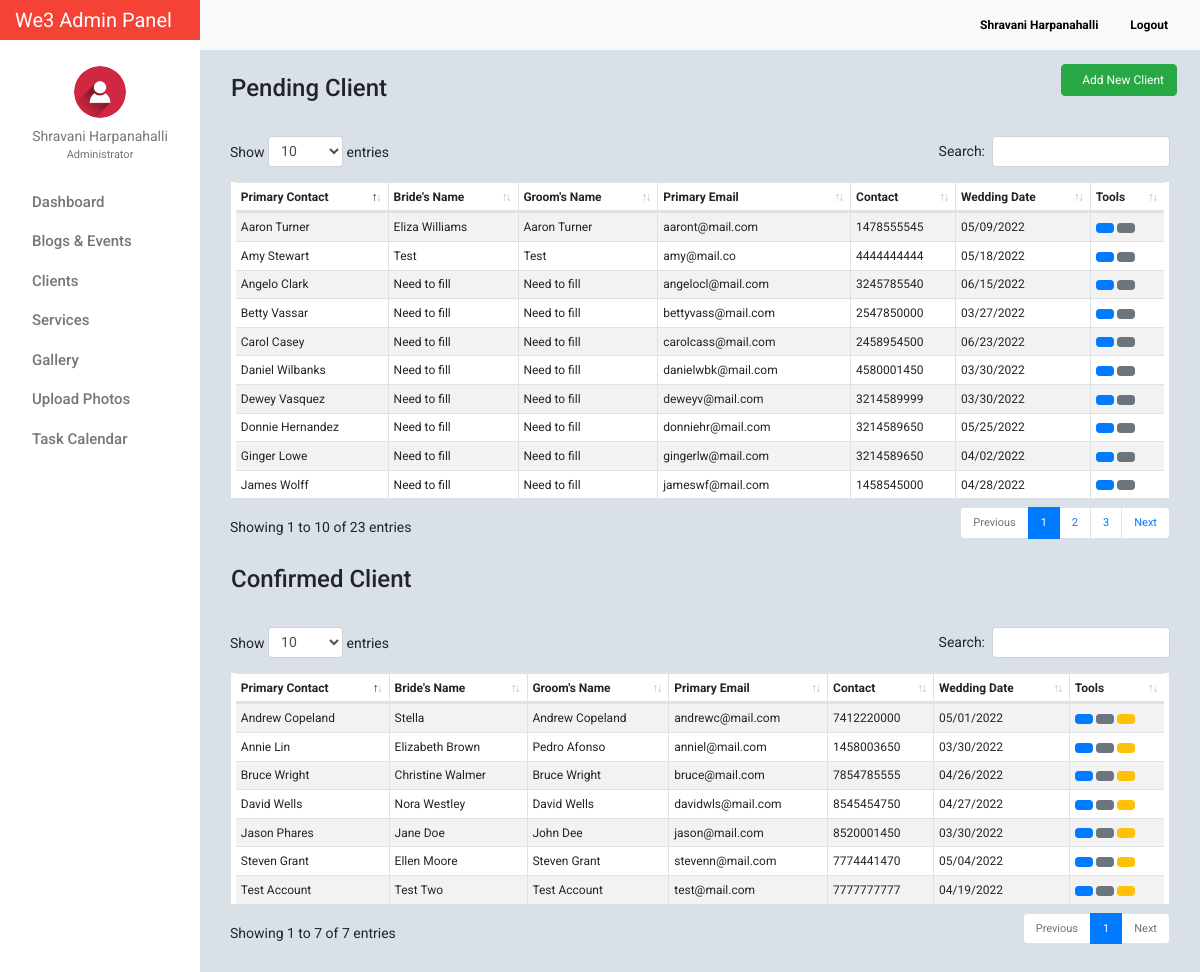
Page /client.php (signed in) on the committed database.
### tables this page shows
CREATE TABLE `tblusers` (
  `id` int(11) NOT NULL,
  `firstname` varchar(32) NOT NULL,
  `lastname` varchar(32) NOT NULL,
  `gender` enum('m','f') NOT NULL,
  `username` varchar(50) NOT NULL,
  `password` varchar(50) NOT NULL,
  `email` varchar(100) NOT NULL,
  `designation` varchar(100) NOT NULL,
  `address` text NOT NULL,
  `access_level` enum('0','1','2') NOT NULL,
  `profile_picture` varchar(100) NOT NULL,
  `date_created` varchar(100) NOT NULL
);

CREATE TABLE `tblaccounts_detail` (
  `id` int(11) NOT NULL,
  `user_id` int(11) NOT NULL,
  `firstname` varchar(32) NOT NULL,
  `lastname` varchar(32) NOT NULL,
  `phone` varchar(20) NOT NULL,
  `city` varchar(50) NOT NULL,
  `datetime_created` timestamp NOT NULL DEFAULT CURRENT_TIMESTAMP,
  `description` text NOT NULL,
  `location` text NOT NULL,
  `expectation_visitor` varchar(100) NOT NULL,
  `cash_advanced` decimal(10,2) NOT NULL,
  `status` varchar(100) NOT NULL DEFAULT 'pending',
  `date_signed` datetime NOT NULL
);

CREATE TABLE `tblweddingbook` (
  `booking_id` int(11) NOT NULL,
  `user_id` int(11) NOT NULL,
  `bride` varchar(32) NOT NULL,
  `groom` varchar(32) NOT NULL,
  `wedding_type` int(11) NOT NULL,
  `user_email` varchar(100) NOT NULL,
  `wedding_date` varchar(100) NOT NULL,
  `organizer_id` int(11) NOT NULL
);

### include/database.php (called while the page is built, shortened)
<?php
class Database
{
    public $connection;
    public function open_connection()
    {
        $this->connection = mysqli_connect(DB_HOST, DB_USER, DB_PASS, DB_NAME);
    }
    public function query($sql)
    {
        $result = mysqli_query($this->connection, $sql);
        return $result;
    }
}
$db = new Database();
?>

### include/db_object.php (called while the page is built, shortened)
<?php
class DB_Object
{
    public static function find_by_id($id) {
        $the_result_array = static::find_by_query("SELECT * FROM " . static::$db_table . " WHERE id = $id ORDER BY id DESC  LIMIT 1 ");
        return !empty($the_result_array) ? array_shift($the_result_array) : false;
    }
    public static function find_by_query($sql) {
        global $db;
        $result_set = $db->query($sql);
        $the_object_array = array();
        while($row = mysqli_fetch_array($result_set)) {
            $the_object_array[] = static::instantiation($row);
        }
        return $the_object_array;
    }
    public static function instantiation($the_record){
        $the_object = new $calling_class;
        foreach($the_record as $the_attribute => $value)
        {
            if($the_object->has_the_attribute($the_attribute)) {
                $the_object->$the_attribute = $value;
            }
        }
        return $the_object;
    }
    private function has_the_attribute($the_attribute) {
        $object_properties = get_object_vars($this);
        return array_key_exists($the_attribute, $object_properties);
    }
}
?>

### include/Users.php (called while the page is built, shortened)
<?php
class Users extends DB_Object
{
    public $profile_picture;
    public $upload_directory = "upload/users";
    public $image_placeholder = "http://placehold.it/64x64&text=images";
    public function profile_picture_picture() {
        return empty($this->profile_picture) ? $this->image_placeholder : $this->upload_directory. '/' .$this->profile_picture;
    }
}
?>

### include/Booking.php (called while the page is built, shortened)
<?php
class Booking extends DB_Object
{
    public static function getBooking() {
        global $db;
        $sql = "SELECT * FROM tblaccounts_detail INNER JOIN tblweddingbook ON tblweddingbook.user_id = tblaccounts_detail.user_id WHERE tblaccounts_detail.status = 'pending' ORDER BY booking_id ASC";
        $result_set = $db->query($sql);
        $the_object_array = array();
        while($row = mysqli_fetch_array($result_set)) {
            $the_object_array[] = static::instantiation($row);
        }
        return $the_object_array;
    }
     public static function ConfirmedBooking() {
        global $db;
        $sql = "SELECT * FROM tblaccounts_detail INNER JOIN tblweddingbook ON tblweddingbook.user_id = tblaccounts_detail.user_id WHERE tblaccounts_detail.status = 'confirm' ORDER BY booking_id ASC";
        $result_set = $db->query($sql);
        $the_object_array = array();
        while($row = mysqli_fetch_array($result_set)) {
            $the_object_array[] = static::instantiation($row);
        }
        return $the_object_array;
    }
}
?>

### client.php (the view, shortened to what this page needs)
<?php
     $booking =  Booking::getBooking();
     $booking_confirm =  Booking::ConfirmedBooking();
?>
<?php $users_profile = Users::find_by_id($_SESSION['id']); ?>
<!doctype html>
<html lang="en">
<head>
    <link href="css/bootstrap.min.css" rel="stylesheet">
    <link href="css/dashboard.css" rel="stylesheet">
    <link href="css/dataTables.bootstrap4.min.css" rel="stylesheet">
    <link rel="stylesheet" type="text/css"
          href="https://cdn.materialdesignicons.com/2.1.19/css/materialdesignicons.min.css">
</head>
<body>
<?php include_once 'include/sidebar.php'; ?>
<div class="d-flex justify-content-between flex-wrap flex-md-nowrap align-items-center pb-2 mb-3 border-bottom">
    <h6 class="h4 mt-4 ml-3">Pending Client</h6>
    <div class="btn-toolbar mb-md-0">
        <div class="btn-group mr-2">
            <a class="btn btn-md btn-success" style="font-size: 12px;" href="client_add.php"><i class="mdi mdi-account-plus mr-2"></i> Add New Client</a>
        </div>
    </div>
</div>
<table id="pending" class="table table-striped table-bordered table-hover table-sm" cellspacing="0" width="100%" style="background: white;padding: 0 5px;">
    <thead>
        <tr>
            <th>Primary Contact</th>
            <th>Bride's Name</th>
            <th>Groom's Name</th>
            <th>Primary Email</th>
            <th>Contact</th>
            <th>Wedding Date</th>
            <th>Tools</th>
        </tr>
    </thead>
    <tbody>
    <?php foreach ($booking as $bookWedding) : ?>
        <tr>
            <td class=""><?= $bookWedding->firstname . ' ' . $bookWedding->lastname;?></td>
            <td class="">
                <?= (empty($bookWedding->bride)) ?  'Need to fill' :  $bookWedding->bride; ?>
            </td>
            <td class=""><?= (empty($bookWedding->groom)) ?  'Need to fill' :  $bookWedding->groom; ?></td>
            <td class=""><?= $bookWedding->user_email; ?></td>
            <td class=""> <?= $bookWedding->phone; ?></td>
            <td class=""><?= (empty($bookWedding->wedding_date)) ?  'N/A' :  $bookWedding->wedding_date; ?></td>
            <td>
                <a href="client_assign.php?booking=<?= $bookWedding->booking_id; ?>&user_id=<?= $bookWedding->user_id; ?>" class="btn btn-primary btn-sm" data-toggle="tooltip" data-placement="top" title="Assign user to weddings"><i class="mdi mdi-clipboard-account"></i></a>
                <a href="client_edit.php?booking=<?= $bookWedding->booking_id; ?>&user_id=<?= $bookWedding->user_id; ?>" class="btn btn-secondary btn-sm" data-toggle="tooltip" data-placement="top" title="Edit client account information"><i class="mdi mdi-account-edit"></i></a>
            </td>
        </tr>
    <?php endforeach; ?>
</tbody>
</table>
<div class="d-flex justify-content-between flex-wrap flex-md-nowrap align-items-center pb-2 mb-3 border-bottom">
    <h6 class="h4 mt-4 ml-3">Confirmed Client</h6>
</div>
<table id="confirmed" class="table table-striped table-hover table-bordered table-sm" cellspacing="0" width="100%" style="background: white;padding: 0 5px;">
    <thead>
        <tr>
            <th>Primary Contact</th>
            <th>Bride's Name</th>
            <th>Groom's Name</th>
            <th>Primary Email</th>
            <th>Contact</th>
            <th>Wedding Date</th>
            <th>Tools</th>
        </tr>
    </thead>
    <tbody>
    <?php foreach ($booking_confirm as $booking_confirm_row) : ?>
        <tr>
            <td class=""><?= $booking_confirm_row->firstname . ' ' . $booking_confirm_row->lastname;?></td>
            <td class="">
                <?= (empty($booking_confirm_row->bride)) ?  'Need to fill' :  $booking_confirm_row->bride; ?>
            </td>
            <td class=""><?= (empty($booking_confirm_row->groom)) ?  'Need to fill' :  $booking_confirm_row->groom; ?></td>
            <td class=""><?= $booking_confirm_row->user_email; ?></td>
            <td class=""> <?= $booking_confirm_row->phone; ?></td>
            <td class=""><?= (empty($booking_confirm_row->wedding_date)) ?  'N/A' :  $booking_confirm_row->wedding_date; ?></td>
            <td>
                <a href="client_assign.php?booking=<?= $booking_confirm_row->booking_id; ?>&user_id=<?= $booking_confirm_row->user_id; ?>" class="btn btn-primary btn-sm" data-toggle="tooltip" data-placement="top" title="Assign user to weddings"><i class="mdi mdi-clipboard-account"></i></a>
                <a href="client_edit.php?booking=<?= $booking_confirm_row->booking_id; ?>&user_id=<?= $booking_confirm_row->user_id; ?>" class="btn btn-secondary btn-sm" data-toggle="tooltip" data-placement="top" title="Edit client account information"><i class="mdi mdi-account-edit"></i></a>
                <a href="client_manage_account_details.php?booking_id=<?= $booking_confirm_row->booking_id; ?>&user_id=<?= $booking_confirm_row->user_id; ?>" class="btn btn-warning btn-sm" data-toggle="tooltip" data-placement="top" title="Enter client workbook to manage all wedding details"><i class="mdi mdi-account-card-details"></i></a>
            </td>
        </tr>
    <?php endforeach; ?>
</tbody>
</table>
</main>
</div>
</div>
</body>
</html>

### include/sidebar.php (shortened to what this page needs)
<nav class="navbar sticky-top p-0" style="width: 16.7%;background-color: #f44336;">
    <a class="navbar-brand col-sm-3 col-md-2 mr-0" style="color:white;" href="dashboard.php">
        We3 Admin Panel
    </a>
</nav>
<div class="container-fluid">
    <div class="row">
        <nav class="col-md-2 d-none d-md-block bg-light sidebar">
            <div class="sidebar-sticky">
                <ul class="nav flex-column">
                    <li class="nav-item mt-3">
                        <div class="text-center">
                            <a href="users_profile.php" class="user-button">
                                <img src="<?= $users_profile->profile_picture_picture(); ?>" class="img-fluid rounded-circle" width="52" height="52" alt="">
                                <div class="user-profile"><?= $users_profile->firstname . ' ' . $users_profile->lastname; ?></div>
                            </a>
                                <div class="text-center mt-0" style="font-size: 11px;color:#72777a;">
                                    <?= ($users_profile->designation == 0) ? 'Administrator' : 'Moderator'; ?>
                                </div>
                        </div>
                    </li>
                    <li class="nav-item"><div class="dropdown-divider"></div></li>
                    <li class="nav-item">
                        <a class="nav-link" href="dashboard.php">
                            Dashboard <span class="sr-only">(current)</span>
                        </a>
                    </li>
                    <li class="nav-item"><div class="dropdown-divider"></div></li>
                    <li class="nav-item">
                        <a class="nav-link" href="blog_events.php">
                            Blogs &amp; Events
                        </a>
                    </li>
                    <li class="nav-item"><div class="dropdown-divider"></div></li>
                    <li class="nav-item">
                        <a class="nav-link" href="client.php" >
                            Clients
                        </a>
                    </li>
                    <li class="nav-item"><div class="dropdown-divider"></div></li>
                    <li class="nav-item">
                        <a class="nav-link" href="service_list.php">
                            Services
                        </a>
                    </li>
                    <li class="nav-item"><div class="dropdown-divider"></div></li>
                    <li class="nav-item">
                        <a class="nav-link" href="photos_view.php">
                            Gallery
                        </a>
                    </li>
                    <li class="nav-item"><div class="dropdown-divider"></div></li>
                    <li class="nav-item">
                        <a class="nav-link" href="photos_add.php">
                            Upload Photos
                        </a>
                    </li>
                    <li class="nav-item"><div class="dropdown-divider"></div></li>
                    <li class="nav-item">
                        <a class="nav-link" href="task_all_calendar.php">
                            Task Calendar
                        </a>
                    </li>
                </ul>
            </div>
        </nav>
        <main role="main" class="col-md-9 ml-sm-auto col-lg-10" style="margin-top: -40px;z-index: 999">
            <nav class="navbar navbar-expand-lg navbar-light bg-light" style="margin-left:-15px;margin-right: -15px;">
                <button class="navbar-toggler" type="button" data-toggle="collapse" data-target="#navbarNav" aria-controls="navbarNav" aria-expanded="false" aria-label="Toggle navigation">
                </button>
                <div class="form-inline my-2 my-lg-0">
                    <a class="nav-link" href="users_profile.php"><b><?= ucfirst($users_profile->firstname) . ' ' . ucfirst($users_profile->lastname); ?></b></a>
                    <a class="nav-link" href="logout.php"><b><i class="mdi mdi-logout" style="color: #f44336!important;"></i> Logout</b></a>
                </div>
            </nav>

### css/dashboard.css (style rules this page uses)
body { font-size: .875rem; font-family: 'Roboto', 'Segoe UI',sans-serif; background: #D9E0E7; }
.sidebar { position: fixed; top: 0; bottom: 0; left: 0; z-index: 100; padding: 0; box-shadow: inset -1px 0 0 rgba(0, 0, 0, .1); background-color: #fff; }
.sidebar-sticky { position: -webkit-sticky; position: sticky; top: 40px; height: calc(100vh - 48px); height: 100% !important; padding-top: 2.5rem; overflow-x: hidden; overflow-y: auto; background-color: #fff; }
.sidebar .nav-link { font-weight: 500; color: #72777a; font-size: 15px; text-transform: capitalize; transition: all 2s linear; font-family: 'Roboto', sans-serif; }
.nav.flex-column li.nav-item:nth-child(2) { margin-top:10px; }
.user-profile { color: #72777a; margin-top: 8px; }
img.img-fluid.rounded-circle { margin-top: 10px; }
.form-inline.my-2.my-lg-0 a.nav-link { color: black; font-size: 12px; }
.dropdown-divider { border-top: 1px solid #fff; }
.nav.flex-column a.nav-link { padding: .0rem 1rem; }
.user-profile { text-transform: capitalize; }
.btn-group.mr-2 { border-top-right-radius: 0 !important; border-left-right-radius: 0 !important; }

### client.php (style rules this page uses)
body { margin-bottom: 3%; }
table.table.table-striped.table-bordered.table-sm { font-size:12px; }

### rows in the picture
tblusers: profile_picture (picture), firstname "Shravani", lastname "Harpanahalli"
tblaccounts_detail: firstname "Dewey", lastname "Vasquez", shows "Need to fill", tblweddingbook.user_email "deweyv@mail.com", phone "3214589999", tblweddingbook.wedding_date "03/30/2022"
tblaccounts_detail: firstname "Daniel", lastname "Wilbanks", shows "Need to fill", tblweddingbook.user_email "danielwbk@mail.com", phone "4580001450", tblweddingbook.wedding_date "03/30/2022"
tblaccounts_detail: firstname "Ginger", lastname "Lowe", shows "Need to fill", tblweddingbook.user_email "gingerlw@mail.com", phone "3214589650", tblweddingbook.wedding_date "04/02/2022"
tblaccounts_detail: firstname "James", lastname "Wolff", shows "Need to fill", tblweddingbook.user_email "jameswf@mail.com", phone "1458545000", tblweddingbook.wedding_date "04/28/2022"
tblaccounts_detail: firstname "Donnie", lastname "Hernandez", shows "Need to fill", tblweddingbook.user_email "donniehr@mail.com", phone "3214589650", tblweddingbook.wedding_date "05/25/2022"
tblaccounts_detail: firstname "Betty", lastname "Vassar", shows "Need to fill", tblweddingbook.user_email "bettyvass@mail.com", phone "2547850000", tblweddingbook.wedding_date "03/27/2022"
tblaccounts_detail: firstname "Carol", lastname "Casey", shows "Need to fill", tblweddingbook.user_email "carolcass@mail.com", phone "2458954500", tblweddingbook.wedding_date "06/23/2022"
tblaccounts_detail: firstname "Angelo", lastname "Clark", shows "Need to fill", tblweddingbook.user_email "angelocl@mail.com", phone "3245785540", tblweddingbook.wedding_date "06/15/2022"
tblaccounts_detail: firstname "Aaron", lastname "Turner", tblweddingbook.bride "Eliza Williams", tblweddingbook.groom "Aaron Turner", tblweddingbook.user_email "aaront@mail.com", phone "1478555545", tblweddingbook.wedding_date "05/09/2022"
tblaccounts_detail: firstname "Amy", lastname "Stewart", tblweddingbook.bride "Test", tblweddingbook.groom "Test", tblweddingbook.user_email "amy@mail.co", phone "4444444444", tblweddingbook.wedding_date "05/18/2022"
tblaccounts_detail: firstname "Jason", lastname "Phares", tblweddingbook.bride "Jane Doe", tblweddingbook.groom "John Dee", tblweddingbook.user_email "jason@mail.com", phone "8520001450", tblweddingbook.wedding_date "03/30/2022"
tblaccounts_detail: firstname "Annie", lastname "Lin", tblweddingbook.bride "Elizabeth Brown", tblweddingbook.groom "Pedro Afonso", tblweddingbook.user_email "anniel@mail.com", phone "1458003650", tblweddingbook.wedding_date "03/30/2022"
tblaccounts_detail: firstname "David", lastname "Wells", tblweddingbook.bride "Nora Westley", tblweddingbook.groom "David Wells", tblweddingbook.user_email "davidwls@mail.com", phone "8545454750", tblweddingbook.wedding_date "04/27/2022"
tblaccounts_detail: firstname "Test", lastname "Account", tblweddingbook.bride "Test Two", tblweddingbook.groom "Test Account", tblweddingbook.user_email "test@mail.com", phone "7777777777", tblweddingbook.wedding_date "04/19/2022"
tblaccounts_detail: firstname "Andrew", lastname "Copeland", tblweddingbook.bride "Stella", tblweddingbook.groom "Andrew Copeland", tblweddingbook.user_email "andrewc@mail.com", phone "7412220000", tblweddingbook.wedding_date "05/01/2022"
tblaccounts_detail: firstname "Bruce", lastname "Wright", tblweddingbook.bride "Christine Walmer", tblweddingbook.groom "Bruce Wright", tblweddingbook.user_email "bruce@mail.com", phone "7854785555", tblweddingbook.wedding_date "04/26/2022"
tblaccounts_detail: firstname "Steven", lastname "Grant", tblweddingbook.bride "Ellen Moore", tblweddingbook.groom "Steven Grant", tblweddingbook.user_email "stevenn@mail.com", phone "7774441470", tblweddingbook.wedding_date "05/04/2022"
